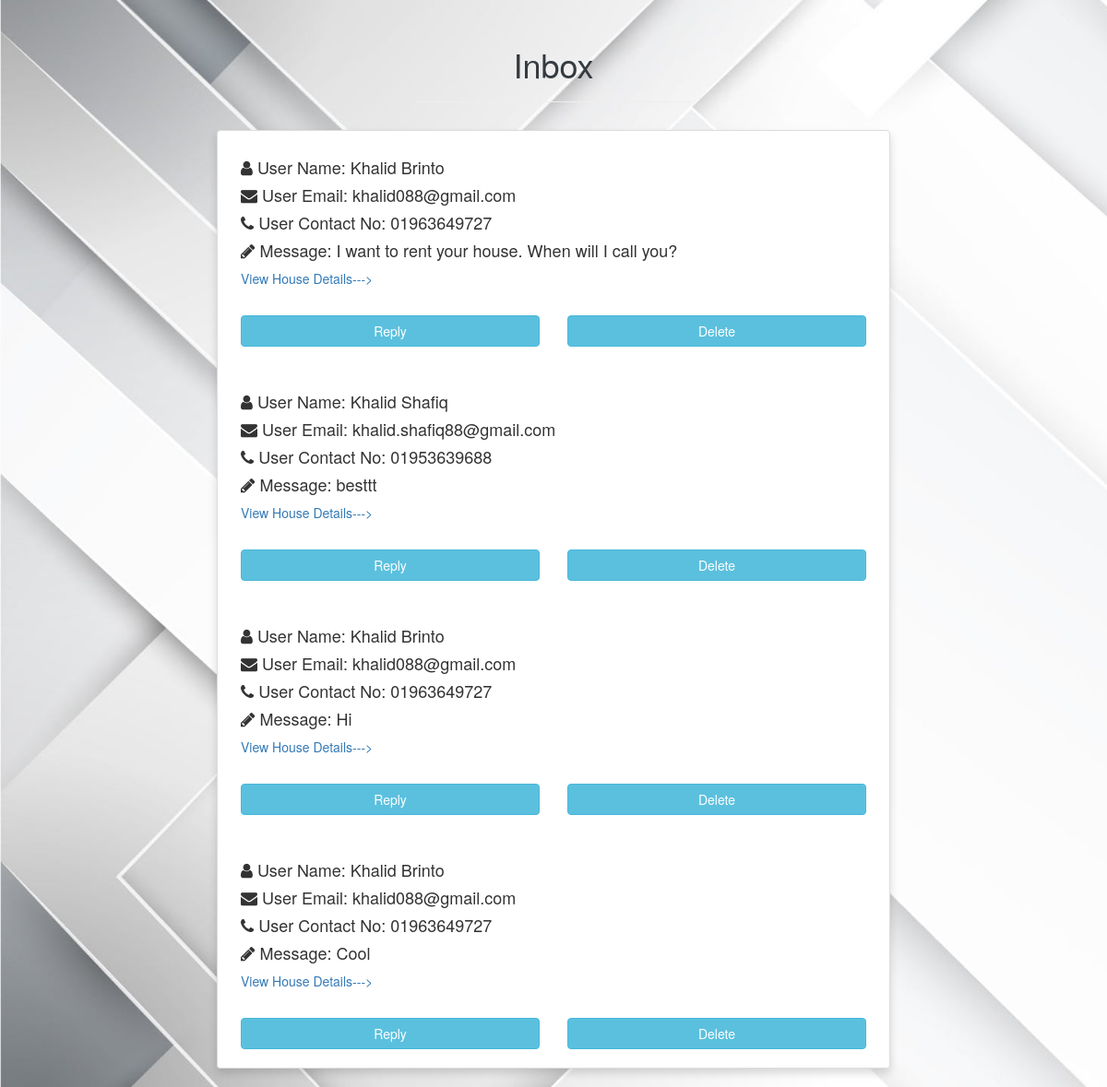
The page /view_inbox.php (signed in) on the database its author committed.
### tables this page shows
CREATE TABLE `contact_owner` (
  `user_id` int(6) NOT NULL,
  `onwer_id` int(6) NOT NULL,
  `house_id` int(6) NOT NULL,
  `message` text NOT NULL,
  `status` varchar(255) NOT NULL,
  `reply` text NOT NULL,
  `reply_status` varchar(255) NOT NULL
);

CREATE TABLE `houses` (
  `id` int(6) NOT NULL,
  `user_id` int(6) NOT NULL,
  `owner_name` varchar(255) NOT NULL,
  `owner_email` varchar(255) NOT NULL,
  `owner_contact` varchar(255) NOT NULL,
  `purpose` varchar(255) NOT NULL,
  `type` varchar(255) NOT NULL,
  `location` varchar(255) NOT NULL,
  `address` varchar(255) NOT NULL,
  `area_size` varchar(255) NOT NULL,
  `price` varchar(255) NOT NULL,
  `floor_no` varchar(255) NOT NULL,
  `beds` int(5) NOT NULL,
  `baths` int(5) NOT NULL,
  `balcony` int(5) NOT NULL,
  `description` text NOT NULL,
  `tier` varchar(255) NOT NULL
);

### view_inbox.php (the view, shortened to what this page needs)
<?php
  include 'connection.php';
$userid  = $_SESSION['userid'];
$sql = "SELECT * FROM contact_owner WHERE onwer_id='$userid'";
$result = mysqli_query($conn, $sql);
?>
<!DOCTYPE html>
<html>
    <head>
        <link rel="stylesheet" href="https://maxcdn.bootstrapcdn.com/bootstrap/4.5.2/css/bootstrap.min.css">
        <link rel="stylesheet" href="https://cdnjs.cloudflare.com/ajax/libs/font-awesome/4.7.0/css/font-awesome.min.css">
        <link rel="stylesheet" href="https://maxcdn.bootstrapcdn.com/bootstrap/3.4.1/css/bootstrap.min.css">
        <link rel="stylesheet" href="assets/css/contact_us.css">
    </head>
    <body>
    <h1 class="text-center text-dark text-capitalize pt-5">Inbox</h1>
                <hr class="w-25 pt-3">
   <div class="container">
    <div class="row">
        <div class="col-lg-8 mx-auto">
            <ul class="list-group shadow">
            <?php
          while ($row1 = mysqli_fetch_array($result)) {
            $h_id=$row1['house_id'];
            $dbmsg=$row1['message'];
            $sql = "SELECT * FROM houses WHERE id='$h_id'";
            $result1 = mysqli_query($conn, $sql);
            $row = mysqli_fetch_array($result1);
          ?>
                <li class="list-group-item">
                    <div class="media align-items-lg-center flex-column flex-lg-row p-3">
                        <div class="media-body order-2 order-lg-1">
                            <h4><i class="fa fa-user"></i> User Name: <?php echo $row['owner_name']; ?></h4>
                            <h4><i class="fa fa-envelope"></i> User Email: <?php echo $row['owner_email']; ?></h4>
                            <h4><i class="fa fa-phone"></i> User Contact No: <?php echo $row['owner_contact']; ?></h4>
                            <h4><i class="fa fa-pencil"></i> Message: <?php echo $dbmsg; ?></h4>
                            <p><a href="view_house_details.php?id=<?php echo $h_id ?>">View House Details---></a></p>
                            <div class="row mt-5">
                                <div class="col-md-6">
                                    <button type="submit" onclick="window.location = 'contact_owner.php';" class="btn btn-info btn-block"> Reply  </button>
                                </div>
                                <div class="col-md-6">
                                    <button type="submit" onclick="window.location = 'contact_owner.php';" class="btn btn-info btn-block"> Delete  </button>
                                </div>
                            </div>
                        </div>
                    </div>
                </li>
                <?php } ?>
            </ul>
        </div>
    </div>
</div>
    </body>
</html>

### view_inbox.php (style rules this page uses)
body { background-image: url('assets/image/fbbg.jpg'); background-repeat: no-repeat; background-attachment: fixed; background-size: cover; }

### rows shown on the page
contact_owner: house.owner_name "Khalid Brinto", house.owner_email "khalid088@gmail.com", house.owner_contact "01963649727", message "I want to rent your house. When will I call you?"
contact_owner: onwer.owner_name "Khalid Shafiq", onwer.owner_email "khalid.shafiq88@gmail.com", onwer.owner_contact "01953639688", message "besttt"
contact_owner: house.owner_name "Khalid Brinto", house.owner_email "khalid088@gmail.com", house.owner_contact "01963649727", message "Hi"
contact_owner: house.owner_name "Khalid Brinto", house.owner_email "khalid088@gmail.com", house.owner_contact "01963649727", message "Cool"
